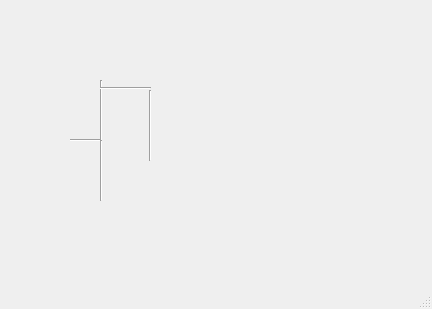
<?xml version="1.0" encoding="UTF-8"?>
<ui version="4.0">
 <class>MainWindow</class>
 <widget class="QMainWindow" name="MainWindow">
  <property name="geometry">
   <rect>
    <x>0</x>
    <y>0</y>
    <width>432</width>
    <height>309</height>
   </rect>
  </property>
  <property name="windowTitle">
   <string>MainWindow</string>
  </property>
  <widget class="QWidget" name="centralwidget">
   <widget class="Line" name="line">
    <property name="geometry">
     <rect>
      <x>70</x>
      <y>130</y>
      <width>31</width>
      <height>21</height>
     </rect>
    </property>
    <property name="orientation">
     <enum>Qt::Horizontal</enum>
    </property>
   </widget>
   <widget class="Line" name="line_2">
    <property name="geometry">
     <rect>
      <x>100</x>
      <y>80</y>
      <width>3</width>
      <height>61</height>
     </rect>
    </property>
    <property name="orientation">
     <enum>Qt::Vertical</enum>
    </property>
   </widget>
   <widget class="Line" name="line_3">
    <property name="geometry">
     <rect>
      <x>100</x>
      <y>80</y>
      <width>51</width>
      <height>16</height>
     </rect>
    </property>
    <property name="orientation">
     <enum>Qt::Horizontal</enum>
    </property>
   </widget>
   <widget class="Line" name="line_4">
    <property name="geometry">
     <rect>
      <x>100</x>
      <y>140</y>
      <width>3</width>
      <height>61</height>
     </rect>
    </property>
    <property name="orientation">
     <enum>Qt::Vertical</enum>
    </property>
   </widget>
   <widget class="Line" name="line_5">
    <property name="geometry">
     <rect>
      <x>130</x>
      <y>90</y>
      <width>41</width>
      <height>71</height>
     </rect>
    </property>
    <property name="orientation">
     <enum>Qt::Vertical</enum>
    </property>
   </widget>
  </widget>
  <widget class="QMenuBar" name="menubar">
   <property name="geometry">
    <rect>
     <x>0</x>
     <y>0</y>
     <width>432</width>
     <height>21</height>
    </rect>
   </property>
  </widget>
  <widget class="QStatusBar" name="statusbar"/>
 </widget>
 <resources/>
 <connections/>
</ui>
